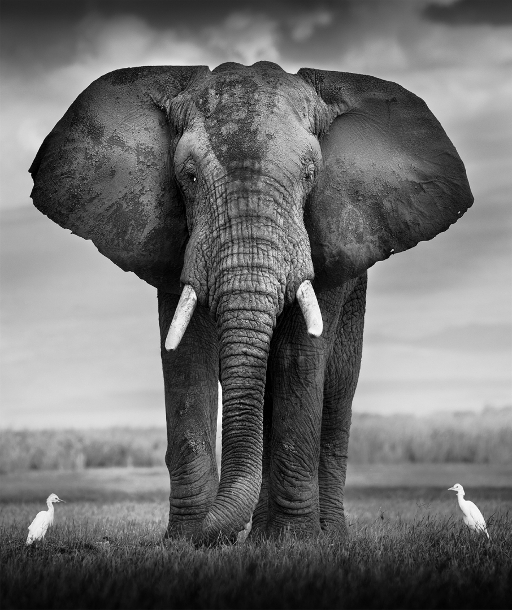
#> input picture images/gray/elephant.jpg, 512 x 610 px
$ python example_oh_1.py
#> lines starting #> are read from the running program, lines starting #| are printed output that depends on the picture; long printed decimals are rounded; pictures that were not available may be replaced by others from this repository, and a replacement may not be noted
### pai_basic/pai_io.py
'''
Created on Aug 1, 2019

@author: jsaavedr
io functions
'''
import skimage.io as skio
import numpy as np
import utils

def imread(filename, as_gray = False):
#> called with filename = '../images/gray/elephant.jpg', as_gray = True
    image = skio.imread(filename, as_gray = as_gray)
#> image is the input picture: shape (610, 512); min 0, max 255, mean 109.9
#> call 2 of imread, with as_gray = True
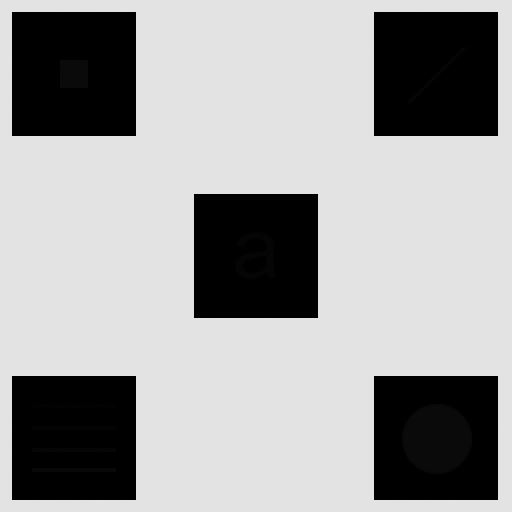
#> input picture images/gray/im_2.tif, 512 x 512 px, given in place of 180016.jpg, which was not available
#> in imread, image is the input picture: shape (512, 512); min 0, max 228, mean 160.7
    if image.dtype == np.float64 :
        image = utils.to_uint8(image)
    return image

### histograms/orientation_histograms.py
import scipy.ndimage.filters as nd_filters
import numpy as np
from numpy import arctan2

# [13 lines left out: function compute_orientation_histogram_basic, not called in this run]


def compute_orientation_histogram(image, K):
#> called with K = 36
    h = np.zeros(K, np.float32)
    gx_mask = np.array([[-1, 0, 1], [-2, 0, 2], [-1, 0, 1]], np.float32)
    gy_mask = np.transpose(gx_mask)
    gx = nd_filters.convolve(image.astype(np.float32), gx_mask)
    gy = nd_filters.convolve(image.astype(np.float32), gy_mask)
    ang = np.arctan2(gy,gx)
    ang[ang < 0] = ang[ang < 0] + np.pi #sin signo
    mag = np.sqrt(np.square(gy) + np.square(gx))
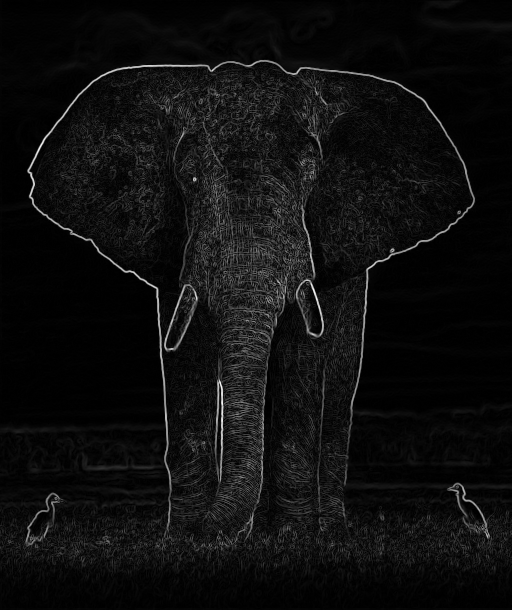
#> mag: shape (610, 512) float32; min 0, max 973.5, mean 57.4; drawn with min black and max white
    indx = np.round(K * ang / np.pi)
    indx[indx ==  K] = 0
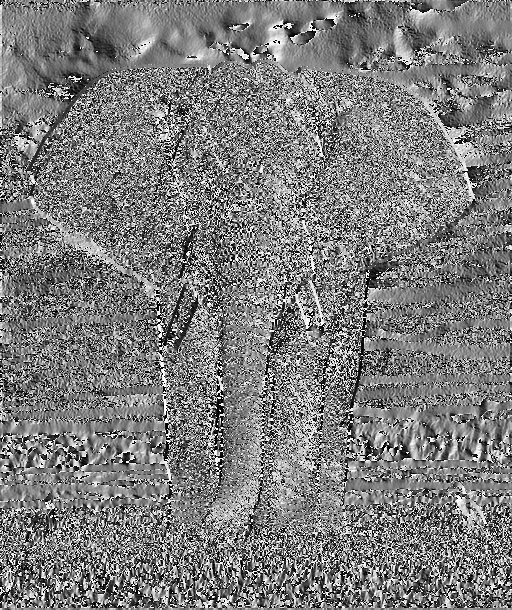
#> indx: shape (610, 512) float32; min 0, max 35, mean 17.1; drawn with min black and max white
    for i in range(K):
        rows, cols = np.where(indx  == i)
        h[i] = np.sum(mag[rows, cols])
#> after the loop, h = 36 values, max 729543.9 at index 0, min 364866.8 at index 11, mean 498191.4
    h =  h / np.linalg.norm(h,2)  #vector unitario
#> h = 36 values, max 0.241 at index 0, min 0.12 at index 11, mean 0.164
    return h


# [25 lines left out: function compute_local_orientations, not called in this run]


### histograms/example_oh_1.py
import sys
sys.path.append('../pai_basis')
import basis
import pai_io
import orientation_histograms as oh
import matplotlib.pyplot as plt
import numpy as np

if __name__ == '__main__' :
    #filename = '../images/gray/im_34.png'
    #filename = '../images/gray/im_2.tif'
    filenameA = '../images/gray/elephant.jpg'
    filenameB = '/home/jsaavedr/Documents/Datasets/SBIR/dataset_1/BD_2/chair/180016.jpg'
    imageA = pai_io.imread(filenameA, as_gray = True)
    imageB = pai_io.imread(filenameB, as_gray = True)
    K = 36
    hA = oh.compute_orientation_histogram(imageA,K)
#> hA has the same summary as h in compute_orientation_histogram
    hB = oh.compute_orientation_histogram(imageB,K)
#> call 2 of compute_orientation_histogram, with K = 36
#> in compute_orientation_histogram (call 2), `gy = nd_filters.convolve(image.astype(np.float32), gy_mask)`:
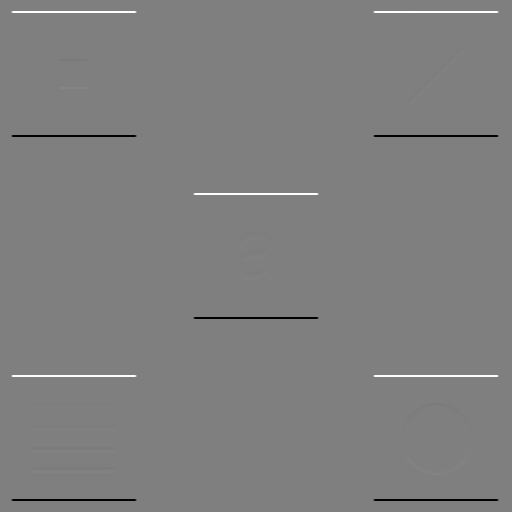
#> gy: shape (512, 512) float32; min -911, max 911, mean 0; drawn with min black and max white
#> in compute_orientation_histogram (call 2), `ang[ang < 0] = ang[ang < 0] + np.pi`:
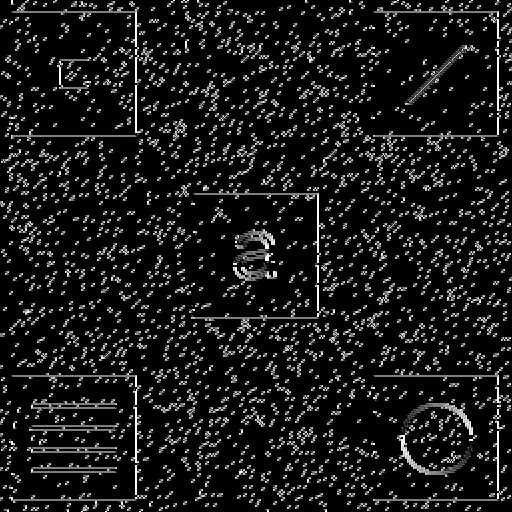
#> ang: shape (512, 512) float32; min 0, max 3.14, mean 0.305; drawn with min black and max white
#> in compute_orientation_histogram (call 2), `indx[indx ==  K] = 0`:
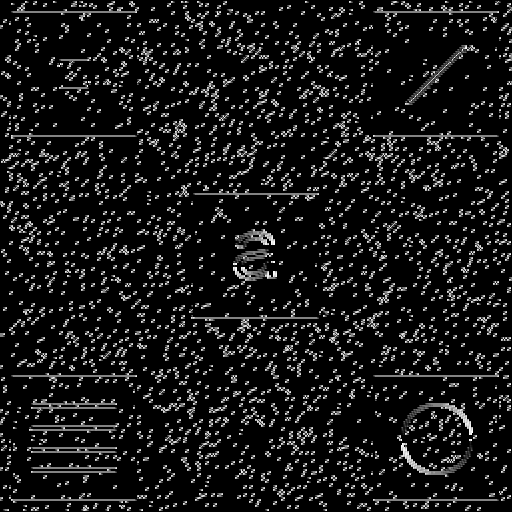
#> indx: shape (512, 512) float32; min 0, max 35, mean 3.3; drawn with min black and max white
#> after the loop in compute_orientation_histogram (call 2), `for i in range(K):`: h = 36 values, max 2247439.8 at index 18, min 334.2 at index 29, mean 130187.5
#> in compute_orientation_histogram (call 2), `h =  h / np.linalg.norm(h,2)`: h = 36 values, max 0.711 at index 18, min 0.000106 at index 29, mean 0.0412
#> hB has the same summary as h in compute_orientation_histogram
    distancia = np.sqrt(np.sum(np.square(hA - hB)))
#> distancia = 1.16
    print('distancia = {}'.format(distancia))
#| distancia = 1.156
    fig, xs = plt.subplots(2,2)
    xs[0,0].imshow(imageA, cmap='gray')
    xs[0,1].bar(range(K), height = hA)
    xs[1,0].imshow(imageB, cmap='gray')
    xs[1,1].bar(range(K), height = hB)
    plt.show()
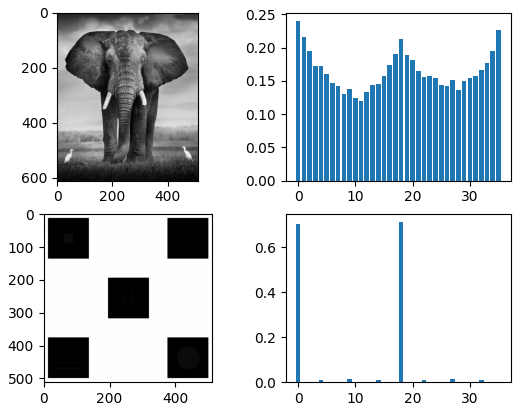
#> figure drawn by matplotlib, 4 panels; panel 2: tallest bar 0.241 high, from x = -0.4 to 0.4; panel 4: tallest bar 0.711 high, from x = 17.6 to 18.4
